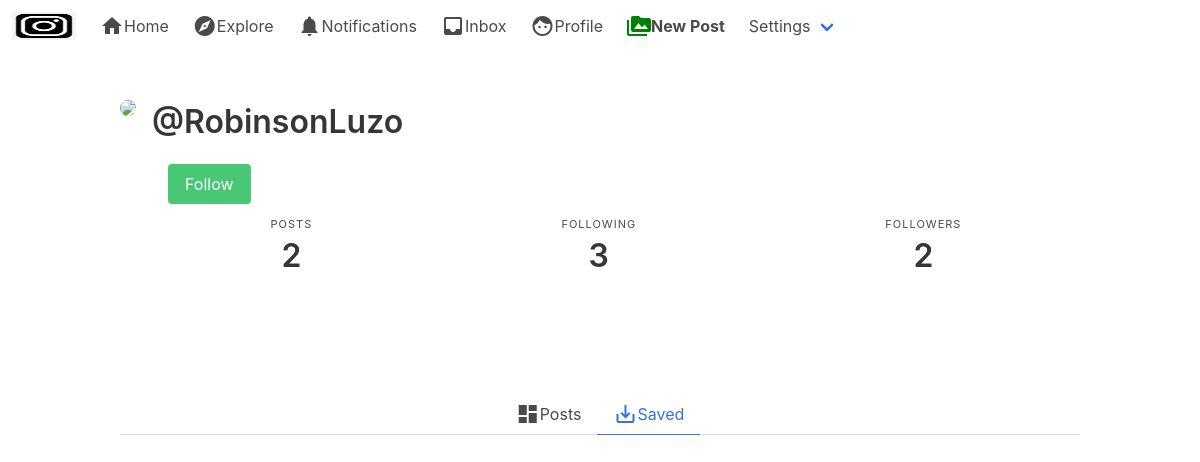
/RobinsonLuzo/saved (signed in), run on an earlier commit of the app's database.
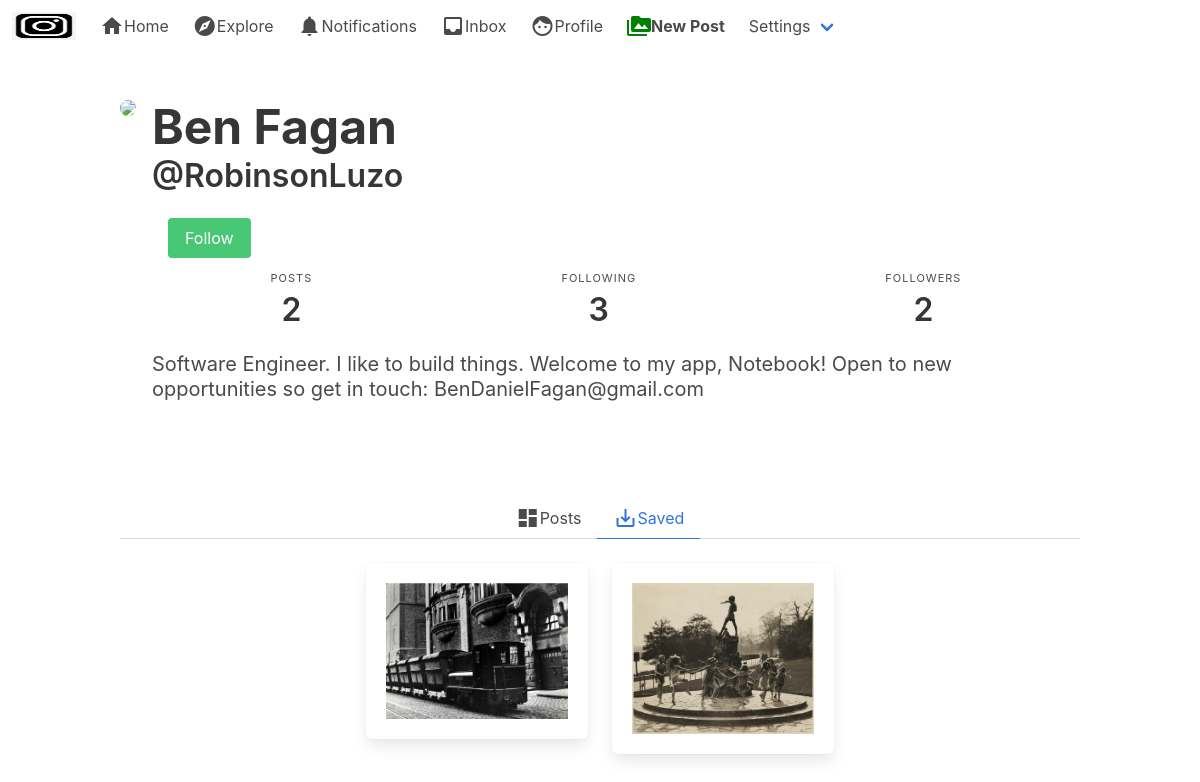
And on a later commit of the database.
### authy/models.py (models this page shows)
class Profile(models.Model):
	user = models.OneToOneField(User, on_delete=models.CASCADE)
	first_name = models.CharField(max_length=50, null=True, blank=True)
	last_name = models.CharField(max_length=50, null=True, blank=True)
	location = models.CharField(max_length=50, null=True, blank=True)
	url = models.CharField(max_length=80, null=True, blank=True)
	profile_info = models.TextField(max_length=150, null=True, blank=True)
	created = models.DateField(auto_now_add=True)
	favorites = models.ManyToManyField(Post)
	picture = models.ImageField(upload_to='profile_pictures', blank=True, null=True, verbose_name='Picture')

### post/models.py (models this page shows)
class Post(models.Model):
    id = models.UUIDField(primary_key=True, default=uuid.uuid4, editable=False)
    picture = models.ImageField(upload_to=user_directory_path, verbose_name='Picture', null=False)
    caption = models.TextField(max_length=1500, verbose_name='Caption')
    posted = models.DateTimeField(auto_now_add=True)
    tags = models.ManyToManyField(Tag, related_name='tags')
    user = models.ForeignKey(User, on_delete=models.CASCADE)
    likes = models.IntegerField(default=0)
    def get_absolute_url(self):
        return reverse('postdetails', args=[str(self.id)])

### authy/views.py (the view)
# urls.py: path('<username>/', UserProfile, name='profile'),
def UserProfile(request, username):
	user = get_object_or_404(User, username=username)
	profile = Profile.objects.get(user=user)
	url_name = resolve(request.path).url_name
	if url_name == 'profile':
		posts = Post.objects.filter(user=user).order_by('-posted')
	else:
		posts = profile.favorites.all()
	posts_count = Post.objects.filter(user=user).count()
	following_count = Follow.objects.filter(follower=user).count()
	followers_count = Follow.objects.filter(following=user).count()
	follow_status = Follow.objects.filter(following=user, follower=request.user).exists()
	paginator = Paginator(posts, 6)
	page_number = request.GET.get('page')
	posts_paginator = paginator.get_page(page_number)
	template = loader.get_template('profile.html')
	context = {
		'posts': posts_paginator,
		'profile': profile,
		'url_name': url_name,
		'posts_count': posts_count,
		'following_count': following_count,
		'followers_count': followers_count,
		'follow_status': follow_status,
	}
	return HttpResponse(template.render(context, request))

### notebook/templates/profile.html (shortened to what this page needs)
{% extends 'base.html' %}
{% load static %}
{% block content %}
<article class="media">
    <div class="media-left">
        <figure class="image is-256x256">
            <img class="is-rounded" src="https://bulma.io/images/placeholders/256x256.png">
        </figure>
    </div>
    <div class="media-content">
        <div class="content">
            <h1 style="font-weight: bold;" class="title is-1">{% if profile.first_name %}
                {{ profile.first_name }} {{ profile.last_name }} {% endif %}</h1>
            <h2 class="subtitle is-3">@{{ profile.user }}</h2>
            {% if user.is_authenticated and user != profile.user %}
            <div class="media-right">
                {% if follow_status == True %}
                    <a href="{% url 'follow' profile.user 0 %}" class="button is-danger">Unfollow</a>
                {% else %}
                    <a href="{% url 'follow' profile.user 1 %}" class="button is-success">Follow</a>
                {% endif %}
            </div>
            {% endif %}
        </div>
        <nav class="level is-mobile">
            <div class="level-item has-text-centered">
                <div>
                <p class="heading">Posts</p>
                <p class="title">{{ posts_count }}</p>
                </div>
            </div>
            <div class="level-item has-text-centered">
                <div>
                <p class="heading">Following</p>
                <p class="title">{{ following_count }}</p>
                </div>
            </div>
            <div class="level-item has-text-centered">
                <div>
                <p class="heading">Followers</p>
                <p class="title">{{ followers_count }}</p>
                </div>
            </div>
        </nav>
        <p class="subtitle is-5">{% if profile.profile_info %}
            {{ profile.profile_info }} {% endif %}</p>
    </div>
</article>
</div>
</section>
<section class="section">
    <div class="container">
        <div class="tabs is-centered">
            <ul>
                <li class="{% if url_name == 'profile' %}is-active{% endif %}">
                    <a href="{% url 'profile' profile.user %}"><span class="material-icons">dashboard</span>Posts</a>
                </li>
                <li class="{% if url_name == 'profilefavorites' %}is-active{% endif %}">
                    <a href="{% url 'profilefavorites' profile.user %}"><span class="material-icons">save_alt</span>Saved</a>
                </li>
            </ul>
        </div>
    <div class="columns is-mobile is-multiline is-centered">
        {% for post in posts %}
        <div class="column is-one-quarter">
            <div class="box">
                <figure class="image is-256x256">
                    <a href="{{ post.get_absolute_url }}"><img src="{{ post.picture.url }}" alt="Image"></a>
                </figure>
            </div>
        </div>
        {% endfor %}
    </div>
</section>
{% endblock %}

### notebook/templates/base.html (shortened to what this page needs)
{% load static %}
<!DOCTYPE html>
<html>
    <head>
        <link rel="stylesheet" href="{% static 'css/bulma.min.css' %}">
        <link rel="stylesheet" href="{% static 'css/style.css' %}">
    </head>
    <body>
        <nav class="navbar" role="navigation" aria-label="main navigation">
            <div class="navbar-brand">
                <a class="navbar-item" href="https://bulma.io">
                    <img src="{% static 'img/instagram_black.png' %}" width="64" height="64">
                </a>
            </div>
            <div id="navbarBasicExample" class="navbar-menu">
                <div class="navbar-start">
                    <a href="{% url 'index' %}" class="navbar-item">
                        <span class="material-icons">home</span>
                        Home
                    </a>
                    <a class="navbar-item">
                        <span class="material-icons">explore</span>
                        Explore
                    </a>
                    <a class="navbar-item">
                        <span class="material-icons">notifications</span>
                        Notifications
                    </a>
                    <a class="navbar-item">
                        <span class="material-icons">inbox</span>
                        Inbox
                    </a>
                    <a href="{% url 'profile' request.user %}" class="navbar-item">
                        <span class="material-icons">face</span>
                        Profile
                    </a>
                    <a href="{% url 'newpost' %}" class="navbar-item">
                        <span style="color: green;" class="material-icons">perm_media</span>
                        <strong>New Post</strong>
                    </a>
                    <div class="navbar-item has-dropdown is-hoverable">
                        <a class="navbar-link">
                            Settings
                        </a>
                    </div>
                </div>
            </div>
        </nav>
    <section class="section">
        <div class="container">
            {% block content %}
            {% endblock %}
    </body>
</html>

What changed in the data, as far as the page shows it:
changed Profile "RobinsonLuzo": first_name (not shown) → "Ben"; last_name (not shown) → "Fagan"; profile_info (not shown) → "Software Engineer. I like to build things. Welcome to my app, Notebook! Open to new opportunities so get in touch: BenDanielFagan@gmail.com"
added Post: picture (picture)
added Post: picture (picture)
